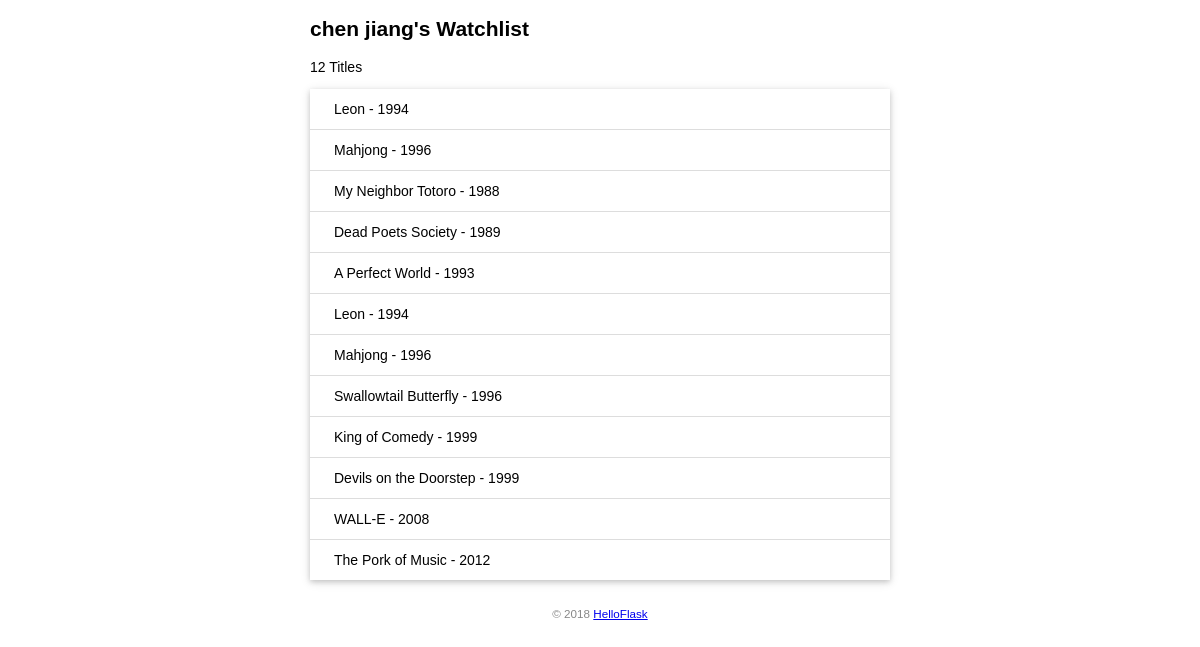
Before: / with the older database file.
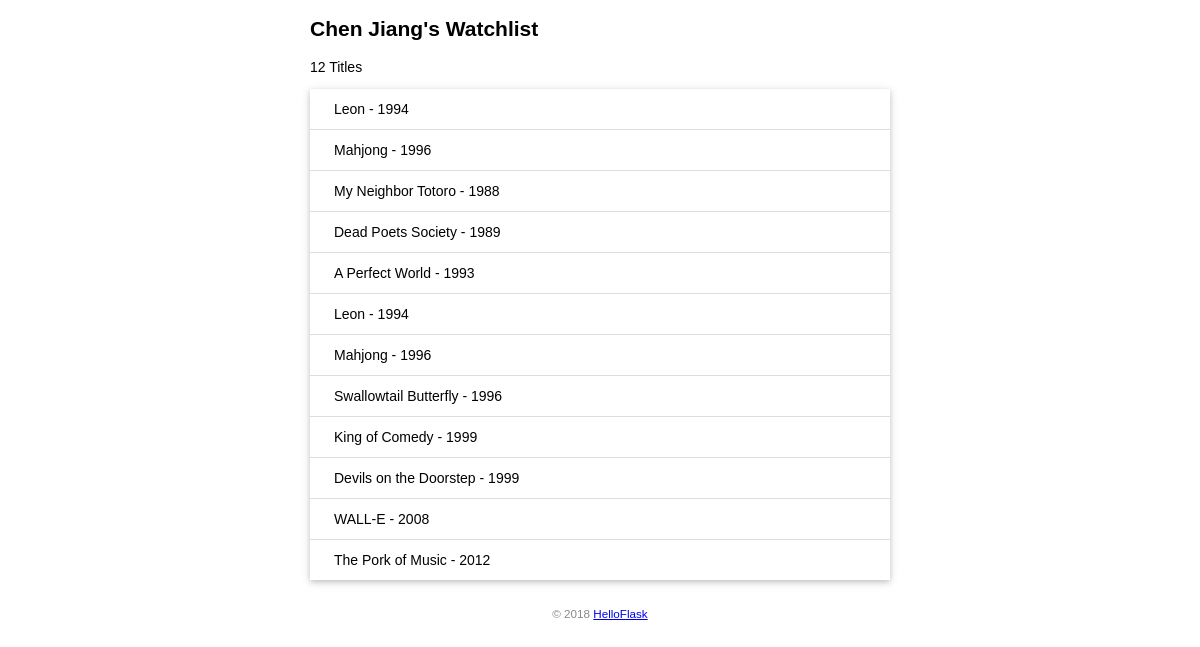
After: the same page with the newer database file.
### app.py (models this page shows)
class User(db.Model):
    id = db.Column(db.Integer, primary_key=True)
    name = db.Column(db.String(20))

class Movie(db.Model):
    id = db.Column(db.Integer, primary_key=True)
    title = db.Column(db.String(60))
    year = db.Column(db.String(4))

### app.py (the view)
@app.route('/')
def index():
    user = User.query.first()
    movies = Movie.query.all()
    return render_template('index.html',user=user,movies=movies)

### templates/index.html (shortened to what this page needs)
<!DOCTYPE html>
<html lang="en">
<head>
    <link rel="stylesheet" href="{{ url_for('static',filename='style.css') }}" type="text/css">
</head>
<body>
    <h2>{{ user.name }}'s Watchlist</h2>
    <p>{{ movies|length }} Titles</p>
    <ul class="movie-list">
        {% for movie in movies %}
        <li>{{ movie.title }} - {{ movie.year }}</li>
        {% endfor %}
    </ul>
    <footer>
        <small>&copy; 2018 <a href="http://helloflask.com/tutorial">HelloFlask</a></small>
    </footer>
</body>
</html>

### static/style.css (style rules this page uses)
body { margin: auto; max-width: 580px; font-size: 14px; font-family: Helvetica, Arial, sans-serif; }
footer { color: #888; margin-top: 15px; text-align: center; padding: 10px; }
.movie-list { list-style-type: none; padding: 0; margin-bottom: 10px; box-shadow: 0 2px 5px 0 rgba(0, 0, 0, 0.16), 0 2px 10px 0 rgba(0, 0, 0, 0.12); }
.movie-list li { padding: 12px 24px; border-bottom: 1px solid #ddd; }
.movie-list li:last-child { border-bottom:none; }

Changed rows visible on the page:
changed User: name "chen jiang" → "Chen Jiang"
